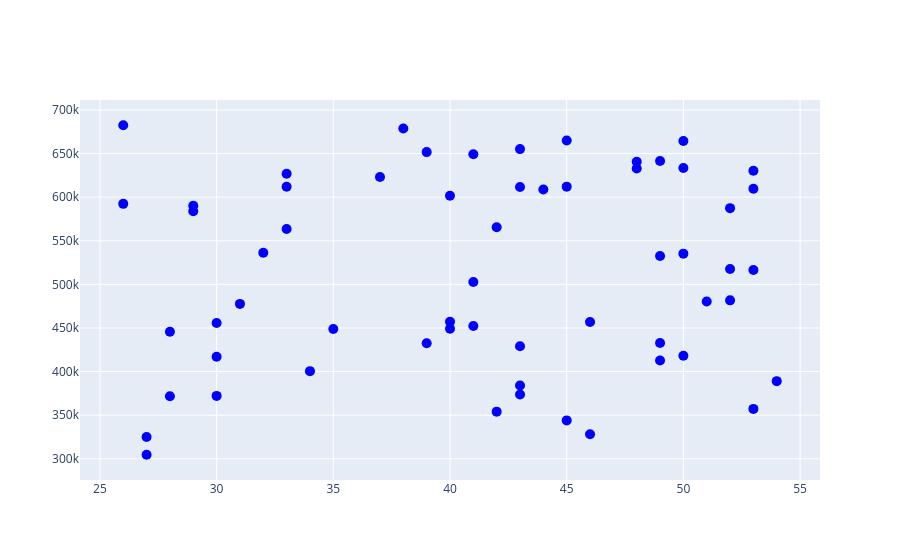

This figure's notebook cell:
### Code cell
#Next we will create a scatter plot by using the add_trace function and use the go.scatter() function within it
# In go.Scatter we define the x-axis data,y-axis data and define the mode as markers with color of the marker as blue
fig.add_trace(go.Scatter(x=age_array,y=income_array,mode='markers',marker=dict(color='blue', size=10)))

### Figure 1 — Plotly figure (JSON) as saved in the notebook; plotly's stock layout.template omitted (floating-point values rounded to 4 significant figures)
{"data": [{"marker": {"color": "blue", "size": 10}, "mode": "markers", "type": "scatter", "x": [30, 45, 28, 52, 53, 42, 52, 43, 41, 26, 50, 27, 26, 37, 46, 28, 50, 48, 43, 50, 49, 27, 40, 49, 53, 39, 43, 48, 52, 50, 40, 33, 43, 42, 33, 53, 45, 31, 40, 30, 51, 35, 38, 30, 29, 53, 39, 29, 33, 49, 54, 43, 44, 41, 32, 45, 49, 34, 46, 41], "y": [372123, 612007, 371769, 587377, 609562, 565544, 517615, 429020, 502610, 592269, 535203, 304663, 682389, 623124, 328213, 445619, 664421, 640595, 373757, 418183, 412792, 325015, 457149, 432708, 516444, 651591, 655063, 632776, 481642, 633404, 601488, 611912, 384127, 354088, 626823, 630171, 344063, 477620, 449057, 455708, 480279, 448803, 678675, 417076, 590169, 357244, 432563, 583775, 563500, 641485, 389045, 611538, 608691, 649227, 536316, 664849, 532534, 400524, 456913, 452192]}], "layout": {}}
